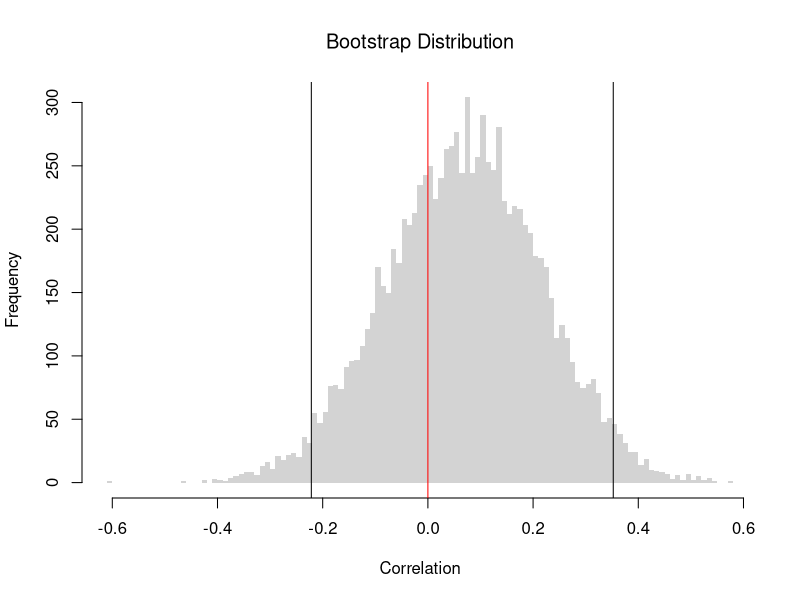
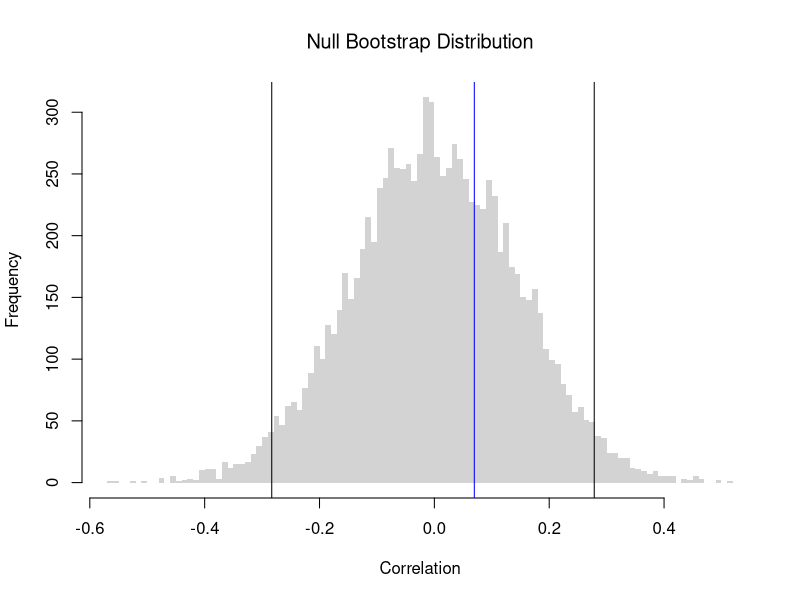
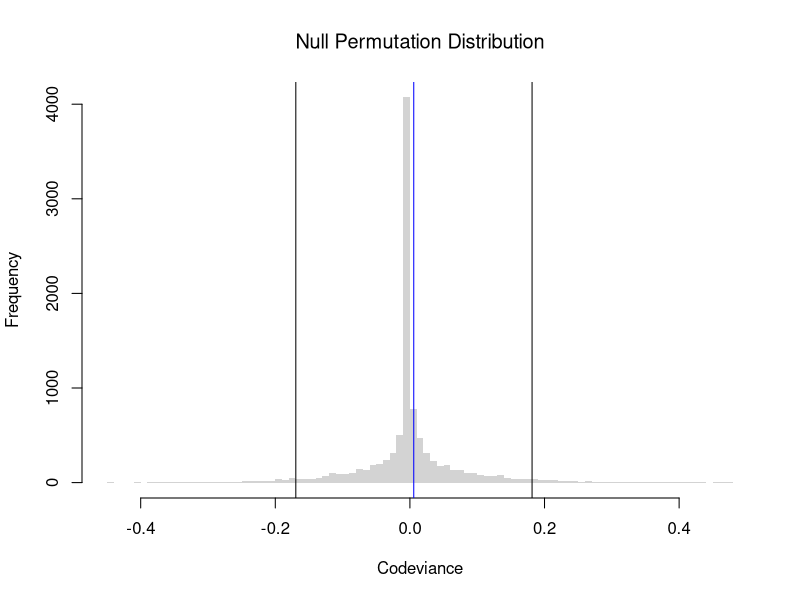
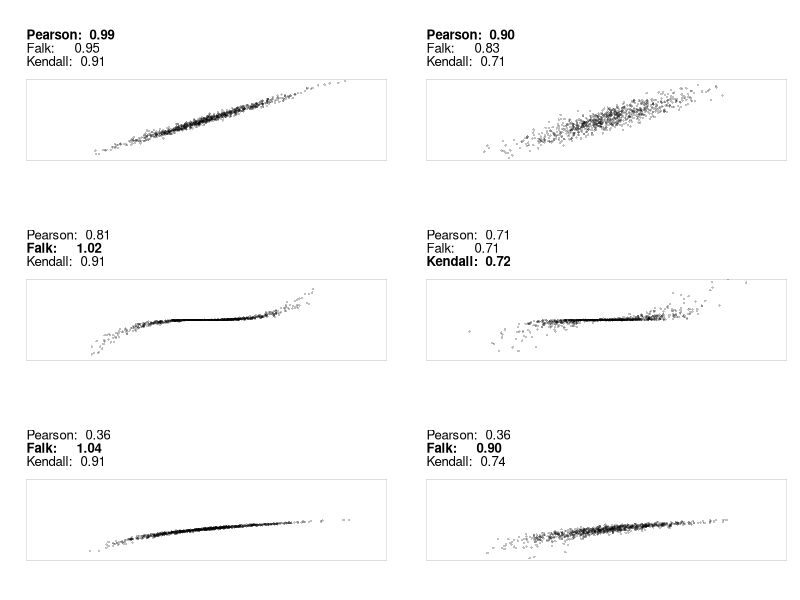
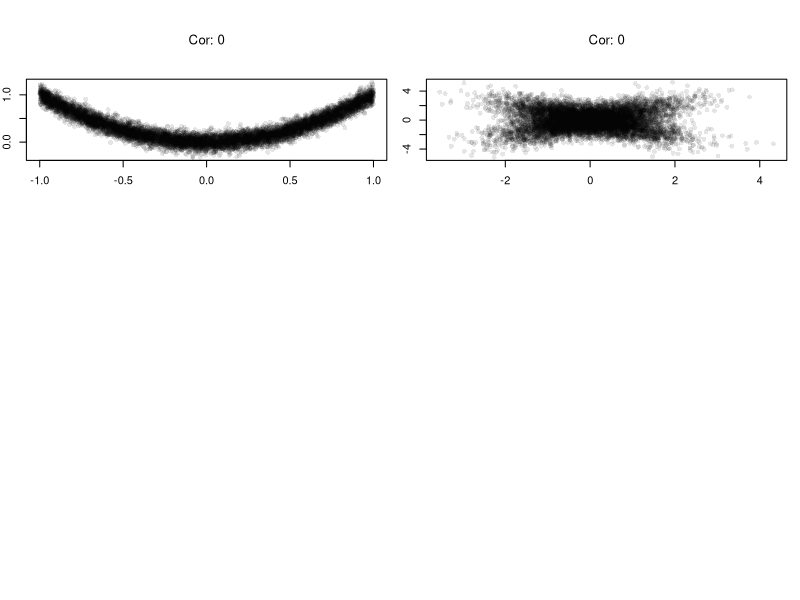
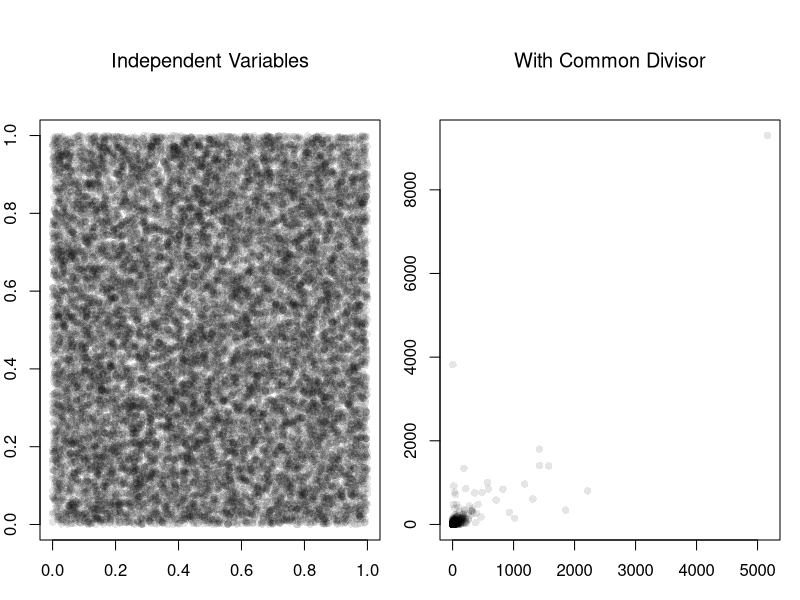
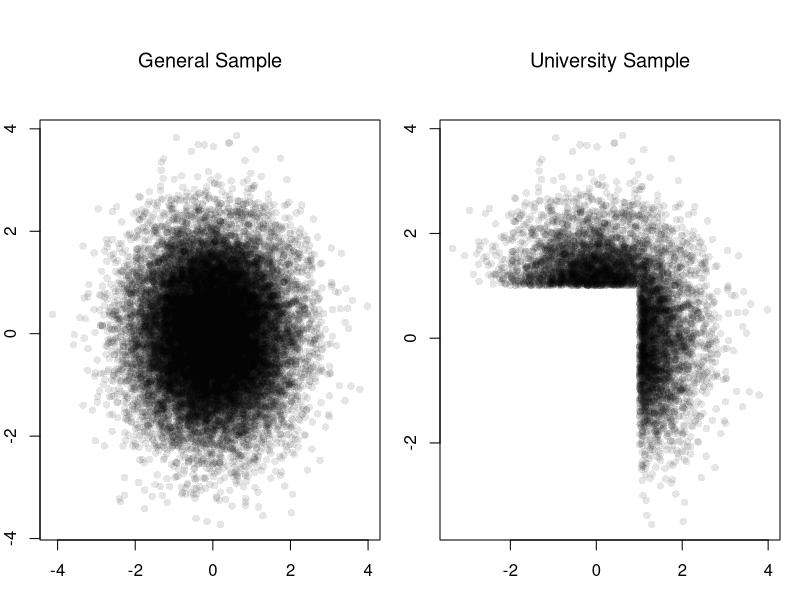
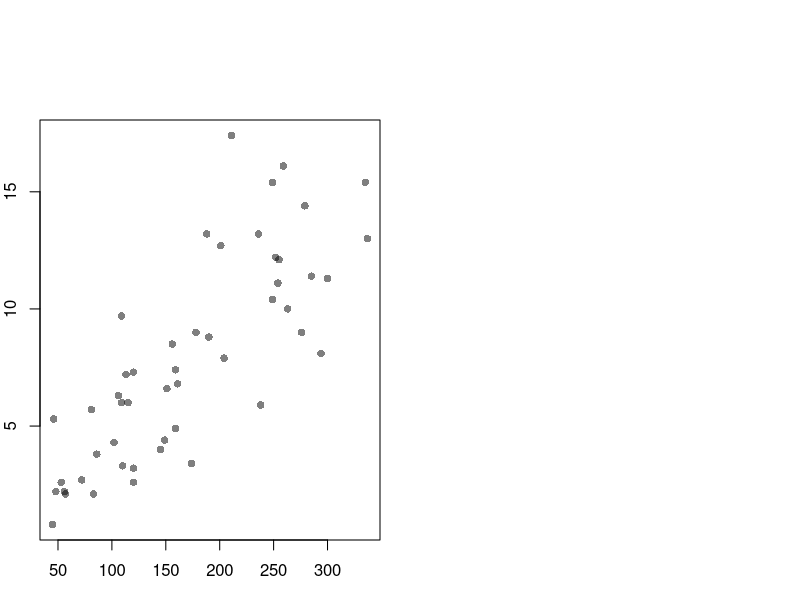

The R script that drew these images, in order:
## ---- chunk 1
# Create the Data
X <- c(0,1,2)
X
Y <- c(0.1,0.3,0.2)
Y

# Compute the Means
mX <- mean(X)
mY <- mean(Y)

# Compute the Deviances
dev_X <- X - mX
dev_Y <- Y - mY

# Compute the Covariance
cov_manual <-  sum(dev_X * dev_Y) / length(X)

# Compute the Standard Deviations
var_X <- sum(dev_X^2) / length(X)
sd_X <- sqrt(var_X)
var_Y <- sum(dev_Y^2) / length(Y)
sd_Y <- sqrt(var_Y)

# Compute the Correlation
cor_manual <- cov_manual / (sd_X * sd_Y)
cor_manual

# Verify with the built-in function
cor(X,Y)
## ---- chunk 2
# Load the Data
xy <- USArrests[,c('Murder','UrbanPop')]
xy_cor <- cor(xy[, 1], xy[, 2])
#plot(xy, pch=16, col=grey(0,.25))
    
# Bootstrap Distribution of Correlation
n <- nrow(xy)
bootstrap_cor <- vector(length=9999)
for(b in seq(bootstrap_cor) ){
    xy_b <- xy[sample(n, replace=T),]
    xy_cor_b <- cor(xy_b[, 1], xy_b[, 2])
    bootstrap_cor[b] <- xy_cor_b
}
hist(bootstrap_cor, breaks=100,
    border=NA, font.main=1,
    xlab='Correlation',
    main='Bootstrap Distribution')

## Test whether correlation is statistically different from 0
boot_ci <- quantile(bootstrap_cor, probs=c(0.025, 0.975))
abline(v=boot_ci)
abline(v=0, col='red')
## ---- chunk 3
xy <- USArrests[,c('Murder','UrbanPop')]
xy_cor <- cor(xy[, 1], xy[, 2])
#plot(xy, pch=16, col=grey(0,.25))
    
# Null Bootstrap Distribution of Correlation
n <- nrow(xy)
null_bootstrap_cor <- vector(length=9999)
for(b in seq(null_bootstrap_cor) ){
    xy_b <- xy
    xy_b[,'UrbanPop'] <- xy[sample(n, replace=T),'UrbanPop'] ## Reshuffle X
    xy_cor_b <- cor(xy_b[, 1], xy_b[, 2])
    null_bootstrap_cor[b] <- xy_cor_b
}
hist(null_bootstrap_cor, breaks=100,
    border=NA, font.main=1,
    xlab='Correlation',
    main='Null Bootstrap Distribution')

## Test whether correlation is statistically different from 0
boot_ci <- quantile(null_bootstrap_cor, probs=c(0.025, 0.975))
abline(v=boot_ci)
abline(v=xy_cor, col='blue')
## ---- chunk 4
codev <- function(xy) {
  # Compute medians for each column
  med <- apply(xy, 2, median)
  # Subtract the medians from each column
  xm <- sweep(xy, 2, med, "-")
  # Compute CoDev
  CoDev <- median(xm[, 1] * xm[, 2])
  # Compute the medians of absolute deviation
  MadProd <- prod( apply(abs(xm), 2, median) )
  # Return the robust correlation measure
  return( CoDev / MadProd)
}
xy_codev <- codev(xy)
xy_codev
## ---- chunk 5
xy <- USArrests[,c('Murder','UrbanPop')]
xy_cor <- cor(xy[, 1], xy[, 2])
#plot(xy, pch=16, col=grey(0,.25))
    
# Null Permutation Distribution of Codeviance
n <- nrow(xy)
null_permutation_codev <- vector(length=9999)
for(b in seq(null_permutation_codev) ){
    xy_b <- xy
    xy_b[,'UrbanPop'] <- xy[sample(n, replace=F),'UrbanPop'] ## Reshuffle X
    xy_codev_b <- codev(xy_b)
    null_permutation_codev[b] <- xy_codev_b
}
hist(null_permutation_codev, breaks=100,
    border=NA, font.main=1,
    xlab='Codeviance',
    main='Null Permutation Distribution')

## Test whether correlation is statistically different from 0
abline(v=quantile(null_permutation_codev, probs=c(0.025, 0.975)))
abline(v=xy_codev, col='blue')
## ---- chunk 6
xy <- USArrests[,c('Murder','UrbanPop')]
xy[,1] <- rank(xy[,1] )
xy[,2] <- rank(xy[,2] )
# plot(xy, pch=16, col=grey(0,.25))
KT <- cor(xy[, 1], xy[, 2], method = "kendall")
round(KT, 3)
## ---- chunk 7
xy <- USArrests[,c('Murder','UrbanPop')]
KT <- cor(xy[, 1], xy[, 2], method="kendall")
## ---- chunk 8
#| fig-width: 8
#| fig-height: 8
## https://commons.wikimedia.org/wiki/File:Correlation_examples2.svg

MyPlot <- function(xy, xlim = c(-4, 4), ylim = c(-3,3)) {
   plot(xy, main ='', xlab = "", ylab = "",
        col = grey(0,.25), pch=16, cex=.5,
        xaxt = "n", yaxt = "n", bty = "n",
        xlim = xlim, ylim = ylim)
    box(lwd=.1)
    
    cor1 <- cor(xy[,1], xy[,2])
    cor2 <- codev(xy)
    cor3 <- cor(xy[,1], xy[,2], method='kendall')
    cors <- c(cor1, cor2, cor3)
    
    #cor3 <- abs(generalCorr::gmcmtx0( xy[,c(1,2)])[2])
    #cor4 <- Rfast::dcor( xy[,1], xy[,2])[[4]]
    #cor5 <- XICOR::xicor( xy[,1], xy[,2]) ## cor( xy[,1], xy[,2], method='kendall') 

    fm <- cors*0 + 1
    fm[which.max(abs(cors))] <- 2
    title(paste0('Pearson:  ',  formatC(cor1, digits=2, format='f')),
        line=3, adj=0, font.main=fm[1])
    title(paste0('Falk:     ',  formatC(cor2, digits=2, format='f')),
        line=2, adj=0, font.main=fm[2])    
    title(paste0('Kendall:  ',  formatC(cor3, digits=2, format='f')),
        line=1, adj=0, font.main=fm[3])
}

MvNormal <- function(n = 1000, cor, f) {
   for (i in cor) {
      sd = matrix(c(1, i, i, 1), ncol = 2)
      x = mvtnorm::rmvnorm(n, c(0, 0), sd)
      x[,2] <- f(x[,2])
      MyPlot(x)
   }
}

output <- function() {
   par(mfrow = c(3, 2), oma = c(0,0,0,0), mar=c(3,2,6,1))
   cor <- c(0.99, 0.9)
   MvNormal(800, cor, function(y){y});
   MvNormal(800, cor, function(y){(y/2)^3});
   MvNormal(800, cor, function(y){log( (y-min(y)+.Machine[['double.eps']])/(max(y)-min(y)) ) });
}
output()
## ---- chunk 9
xy <- USArrests[,c('Murder','UrbanPop')]
xy[,1] <- cut(xy[,1],3)
xy[,2] <- cut(xy[,2],4)
table(xy)

CV <- function(xy){
    # Create a contingency table from the categorical variables
    tbl <- table(xy)
    # Compute the chi-square statistic (without Yates' continuity correction)
    chi2 <- chisq.test(tbl, correct=FALSE)[['statistic']]
    # Total sample size
    n <- sum(tbl)
    # Compute the minimum degrees of freedom (min(rows-1, columns-1))
    df_min <- min(nrow(tbl) - 1, ncol(tbl) - 1)
    # Calculate Cramer's V
    V <- sqrt((chi2 / n) / df_min)
    return(V)
}
CV(xy)

# DescTools::CramerV( table(xy) )
## ---- chunk 10
set.seed(123)
n <- 10000

# X causes Y via Y = X^2 + noise
X <- runif(n, min = -1, max = 1)
epsilon <- rnorm(n, mean = 0, sd = 0.1)
Y <- X^2 + epsilon  # clear causal effect of X on Y
plot(X,Y, pch=16, col=grey(0,.1))

# Correlation over the entire range
title( paste0('Cor: ', round( cor(X, Y), 1) ) ,
    font.main=1)
## ---- chunk 11
# Heterogeneous Effects
X <- rnorm(n) # Randomized "treatment"

# Heterogeneous effects based on group
group <- rbinom(n, size = 1, prob = 0.5)
epsilon <- rnorm(n, mean = 0, sd = 1)
Y <- ifelse(group == 1,
            X + epsilon,   # positive effect
            -X + epsilon)  # negative effect
plot(X,Y, pch=16, col=grey(0,.1))

# Correlation in the pooled sample
title( paste0('Cor: ', round( cor(X, Y), 1) ),
    font.main=1 )
## ---- chunk 12
set.seed(123)
n <- 20000

# Independent components
A <- runif(n)
B <- runif(n)
C <- runif(n)
par(mfrow=c(1,2))
plot(A,B, pch=16, col=grey(0,.1))
title('Independent Variables', font.main=1)

# Ratios with a shared denominator
X <- A / C
Y <- B / C
plot(X,Y, pch=16, col=grey(0,.1))
title('With Common Divisor', font.main=1)

# Correlation
cor(X, Y)
## ---- chunk 13

# Independent traits in the population
test_score        <- rnorm(n, mean = 0, sd = 1)
extracurriculars  <- rnorm(n, mean = 0, sd = 1)

# Selection above thresholds
threshold <- 1.0
admitted <- (test_score > threshold) | (extracurriculars > threshold)
mean(admitted)  # admission rate

par(mfrow = c(1, 2))
# Full population
plot(test_score, extracurriculars,
     pch=16, col=grey(0,.1))
title('General Sample', font.main=1)
# Admitted only
plot(test_score[admitted], extracurriculars[admitted],
     pch=16, col=grey(0,.1))
title('University Sample', font.main=1)
# Correlation among admitted applicants only
cor(test_score[admitted], extracurriculars[admitted])
## ---- chunk 14
plot(Murder~Assault, USArrests, pch=16, col=grey(0.,.5))
